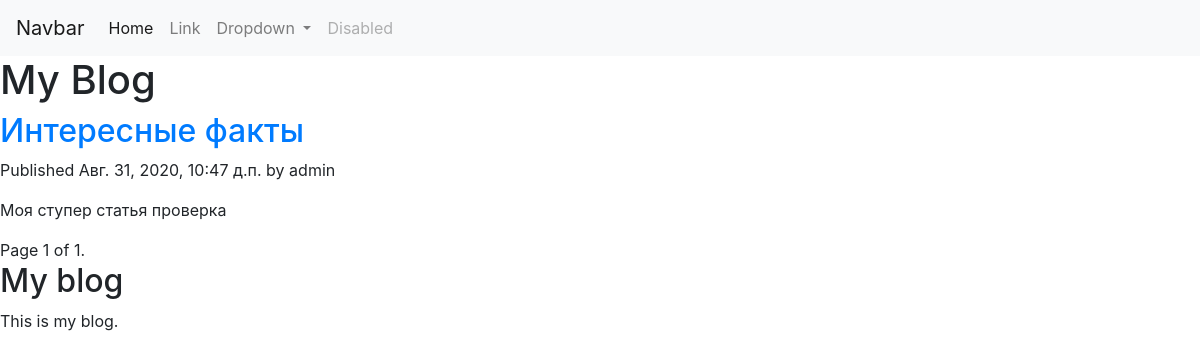
/blog/, run on an earlier commit of the app's database.
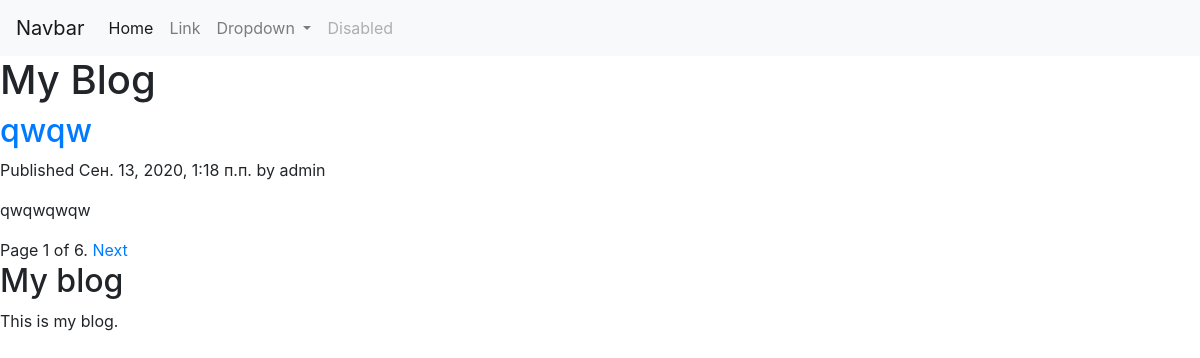
And on a later commit of the database.
### blog/models.py (models this page shows, shortened)
class Post(models.Model):
    objects = models.Manager()  # Менеджер по умолчанию.
    published = PublishedManager()  # Наш новый менеджер.
    STATUS_CHOICES = (
        ('draft','Draft'),
        ('published','Published')
     )
    title = models.CharField(max_length=250)    #Заголовок статьи VARCHAR в БД
    slug= models.SlugField(max_length=250, unique_for_date='publish') #только буквы цифры подчерк
    author= models.ForeignKey(User,on_delete=models.CASCADE,related_name="blog_posts") # Внещний ключ к юзеру
    body =models.TextField()
    publish = models.DateTimeField(default=timezone.now) # Тоже что datetime.now только с учетом timezone
    created = models.DateTimeField(auto_now_add=True) # Дата добавляется и сохраняется автоматически при создании
    updated = models.DateTimeField(auto_now=True) # Значение будет автоматически установлено в текущую дату при каждом сохранении
    status = models.CharField(max_length=10,choices=STATUS_CHOICES,default='draft') # choices это выбор из кортежа
    def get_absolute_url(self):
        return  reverse('blog:post_detail', args=[self.publish.year,
        self.publish.month, self.publish.day, self.slug])
    class Meta:
       ordering=('-publish',) #В запросах порядок будес с последней статьи

### blog/views.py (the view)
# urls.py: path('', views.PostListView.as_view(), name='post_list'),
class PostListView(ListView):   #Достаточно этого класса чотбы не писать функцию постраничного вывода
    queryset = Post.published.all()
    context_object_name = 'posts'
    paginate_by = 1
    template_name = 'blog/post/list.html'
    def get(self, request, *args, **kwargs):
        print(request.GET)
        if request.GET.get("page")=="3":
            PostListView.template_name='blog/post/catch.html'
        return super().get(self,request, *args, **kwargs)

### blog/Templates/blog/post/list.html (shortened to what this page needs)
{% extends "blog/base.html" %}
{% block content %}
  <h1>My Blog</h1>
  {% for post in posts %}
    <h2>
      <a href="{{ post.get_absolute_url }}">
        {{ post.title }}
      </a>
    </h2>
    <p class="date">
      Published {{ post.publish }} by {{ post.author }}
    </p>
    {{ post.body|truncatewords:30|linebreaks }}
  {% endfor %}
  {% include "blog/post/pagination.html" with page=page_obj %}
{% endblock %}

### blog/Templates/blog/base.html (shortened to what this page needs)
    <!DOCTYPE html>
    <html>
    <head>
        <link rel="stylesheet" href="https://stackpath.bootstrapcdn.com/bootstrap/4.5.2/css/bootstrap.min.css">
        <link rel="stylesheet" href="https://stackpath.bootstrapcdn.com/bootstrap/4.3.1/css/bootstrap.min.css">
    </head>
    <body>
   <nav class="navbar navbar-expand-lg navbar-light bg-light">
  <a class="navbar-brand" href="#">Navbar</a>
  <div class="collapse navbar-collapse" id="navbarSupportedContent">
    <ul class="navbar-nav mr-auto">
      <li class="nav-item active">
        <a class="nav-link" href="#">Home <span class="sr-only">(current)</span></a>
      </li>
      <li class="nav-item">
        <a class="nav-link" href="#">Link</a>
      </li>
      <li class="nav-item dropdown">
        <a class="nav-link dropdown-toggle" href="#" id="navbarDropdown" role="button" data-toggle="dropdown" aria-haspopup="true" aria-expanded="false">
          Dropdown
        </a>
      </li>
      <li class="nav-item">
        <a class="nav-link disabled" href="#" tabindex="-1" aria-disabled="true">Disabled</a>
      </li>
    </ul>
  </div>
</nav>
    <div>
        <div id="content">
            {% block content %}{% endblock %}
        </div>
        <div id="sidebar">
            <h2>My blog</h2>
            <p>This is my blog.</p>
        </div>
    </div>
    </body>
    </html>

### blog/Templates/blog/post/pagination.html (shortened to what this page needs)
<div class="pagination">
  <span class="step-links">
        <span class="current">
          Page {{ page.number }} of {{ page.paginator.num_pages }}.
        </span>
      {% if page.has_next %}
        <a href="?page={{ page.next_page_number }}">Next</a>
      {% endif %}
  </span>
</div>

What changed in the data, as far as the page shows it:
no longer on this page (row edited): Post: title "Интересные факты", publish "Авг. 31, 2020, 10:47 д.п.", author "admin", body "Моя ступер статья проверка"
added Post: title "qwqw", publish "Сен. 13, 2020, 1:18 п.п.", author "admin", body "qwqwqwqw"
Also different on the page:
{{ page.paginator.num_pages }}: "1" → "6"
text now shown: "Next"
